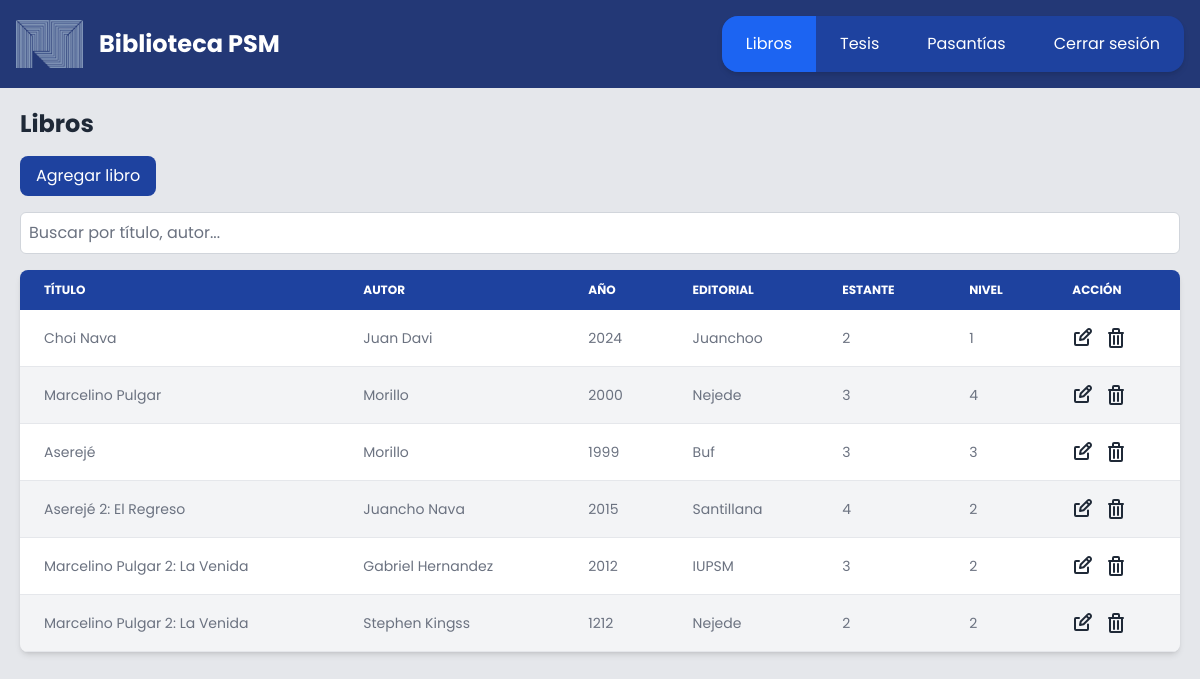
/index.php (signed in), run on the app's committed database.
### tables this page shows
CREATE TABLE `libros` (
  `id` int(11) NOT NULL,
  `titulo` varchar(255) NOT NULL,
  `autor` varchar(255) NOT NULL,
  `ano` int(11) NOT NULL,
  `editorial` varchar(255) NOT NULL,
  `estante` int(11) NOT NULL,
  `nivel` int(11) NOT NULL
);

### index.php (the view, shortened to what this page needs)
<?php
$servername = "localhost";
$username = "root";
$password = "";
$dbname = "biblioteca";
$conn = new mysqli($servername, $username, $password, $dbname);
$section = isset($_GET['section']) ? $_GET['section'] : 'books';
$role = $_SESSION['role'];
?>
<!DOCTYPE html>
<html lang="en" class="">
<head>
    <link rel="stylesheet" href="./src/output.css">
</head>
<body class="font-poppins bg-gray-200 dark:bg-gray-900">
    <header class="bg-blue-900 text-white p-4 flex items-center justify-between">
        <div class="flex items-center">
            <img src="img/image.png" alt="Institution Logo" class="h-12 mr-4">
            <h1 class="text-2xl font-bold">Biblioteca PSM</h1>
        </div>
        <nav class="bg-blue-800 overflow-hidden shadow-md rounded-2xl flex items-center">
            <a href="?section=books" class="float-left text-white text-center py-4 px-6 no-underline hover:bg-blue-700 <?php echo $section == 'books' ? 'bg-blue-600 text-white' : ''; ?>">Libros</a>
            <a href="?section=theses" class="float-left text-white text-center py-4 px-6 no-underline hover:bg-blue-700 <?php echo $section == 'theses' ? 'bg-blue-600 text-white' : ''; ?>">Tesis</a>
            <a href="?section=reports" class="float-left text-white text-center py-4 px-6 no-underline hover:bg-blue-700 <?php echo $section == 'reports' ? 'bg-blue-600 text-white' : ''; ?>">Pasantías</a>
            <a href="logout.php" class="float-left text-white text-center py-4 px-6 no-underline hover:bg-red-700">Cerrar sesión</a>
        </nav>
    </header>
    <div class="p-5">
        <?php if ($section == 'books'): ?>
            <h2 class="text-2xl font-bold mb-4 text-gray-800 dark:text-gray-200">Libros</h2>
            <?php if ($role == 'admin'): ?>
                <button class="bg-blue-800 text-white py-2 px-4 rounded-lg hover:bg-blue-950 transition mb-4" onclick="openModal('add')">Agregar libro</button>
            <?php endif; ?>
            <input type="text" id="searchBooks" onkeyup="searchTable('books')" placeholder="Buscar por título, autor..." class="mb-4 p-2 border border-gray-300 rounded-md w-full">
            <div class="relative overflow-x-auto shadow-md sm:rounded-lg">
                <table id="booksTable" class="w-full text-sm text-left rtl:text-right text-gray-500 dark:text-gray-400">
                    <thead class="text-xs text-white uppercase bg-blue-800 dark:bg-gray-700 dark:text-gray-400">
                        <tr>
                            <th scope="col" class="px-6 py-3">Título</th>
                            <th scope="col" class="px-6 py-3">Autor</th>
                            <th scope="col" class="px-6 py-3">Año</th>
                            <th scope="col" class="px-6 py-3">Editorial</th>
                            <th scope="col" class="px-6 py-3">Estante</th>
                            <th scope="col" class="px-6 py-3">Nivel</th>
                            <?php if ($role == 'admin'): ?>
                                <th scope="col" class="px-6 py-3">Acción</th>
                            <?php endif; ?>
                        </tr>
                    </thead>
                    <tbody>
                        <?php
                        $sql = "SELECT * FROM libros";
                        $result = $conn->query($sql);
                        if ($result->num_rows > 0) {
                            while ($row = $result->fetch_assoc()) {
                                echo "<tr class='odd:bg-white odd:dark:bg-gray-900 even:bg-gray-100 even:dark:bg-gray-800 border-b dark:border-gray-700'>";
                                echo "<td class='px-6 py-4'>{$row['titulo']}</td>";
                                echo "<td class='px-6 py-4'>{$row['autor']}</td>";
                                echo "<td class='px-6 py-4'>{$row['ano']}</td>";
                                echo "<td class='px-6 py-4'>{$row['editorial']}</td>";
                                echo "<td class='px-6 py-4'>{$row['estante']}</td>";
                                echo "<td class='px-6 py-4'>{$row['nivel']}</td>";
                                if ($role == 'admin') {
                                    echo "<td class='px-6 py-4 flex gap-2'>
                                        <a href='#' onclick=\"openModal('edit', {id: {$row['id']}, titulo: '{$row['titulo']}', autor: '{$row['autor']}', ano: '{$row['ano']}', editorial: '{$row['editorial']}', estante: '{$row['estante']}', nivel: '{$row['nivel']}'})\"><svg class='w-6 h-6 text-gray-800 hover:text-gray-600 dark:text-white' aria-hidden='true' xmlns='http://www.w3.org/2000/svg' width='24' height='24' fill='none' viewBox='0 0 24 24'>
                                            <path stroke='currentColor' stroke-linecap='round' stroke-linejoin='round' stroke-width='2' d='m14.304 4.844 2.852 2.852M7 7H4a1 1 0 0 0-1 1v10a1 1 0 0 0 1 1h11a1 1 0 0 0 1-1v-4.5m2.409-9.91a2.017 2.017 0 0 1 0 2.853l-6.844 6.844L8 14l.713-3.565 6.844-6.844a2.015 2.015 0 0 1 2.852 0Z' />
                                        </svg></a>
                                        <a href='#' id='deleteButton' onclick='deleteRecord()' class='font-medium text-blue-600 dark:text-blue-500 hover:underline'><svg class='w-6 h-6 text-gray-800 hover:text-gray-600 dark:text-white' aria-hidden='true' xmlns='http://www.w3.org/2000/svg' width='24' height='24' fill='none' viewBox='0 0 24 24'>
                                            <path stroke='currentColor' stroke-linecap='round' stroke-linejoin='round' stroke-width='2' d='M5 7h14m-9 3v8m4-8v8M10 3h4a1 1 0 0 1 1 1v3H9V4a1 1 0 0 1 1-1ZM6 7h12v13a1 1 0 0 1-1 1H7a1 1 0 0 1-1-1V7Z' />
                                        </svg>
                                    </a>
                                    </td>";
                                }
                                echo "</tr>";
                            }
                        } else {
                            echo "<tr><td colspan='7' class='px-6 py-4 text-center'>No hay libros disponibles</td></tr>";
                        }
                        ?>
                    </tbody>
                </table>
            </div>
        <?php endif; ?>
    </div>
</body>
</html>

### data on the page
libros: titulo "Choi Nava", autor "Juan Davi", ano "2024", editorial "Juanchoo", estante "2", nivel "1"
libros: titulo "Marcelino Pulgar", autor "Morillo", ano "2000", editorial "Nejede", estante "3", nivel "4"
libros: titulo "Aserejé", autor "Morillo", ano "1999", editorial "Buf", estante "3", nivel "3"
libros: titulo "Aserejé 2: El Regreso", autor "Juancho Nava", ano "2015", editorial "Santillana", estante "4", nivel "2"
libros: titulo "Marcelino Pulgar 2: La Venida", autor "Gabriel Hernandez", ano "2012", editorial "IUPSM", estante "3", nivel "2"
libros: titulo "Marcelino Pulgar 2: La Venida", autor "Stephen Kingss", ano "1212", editorial "Nejede", estante "2", nivel "2"
